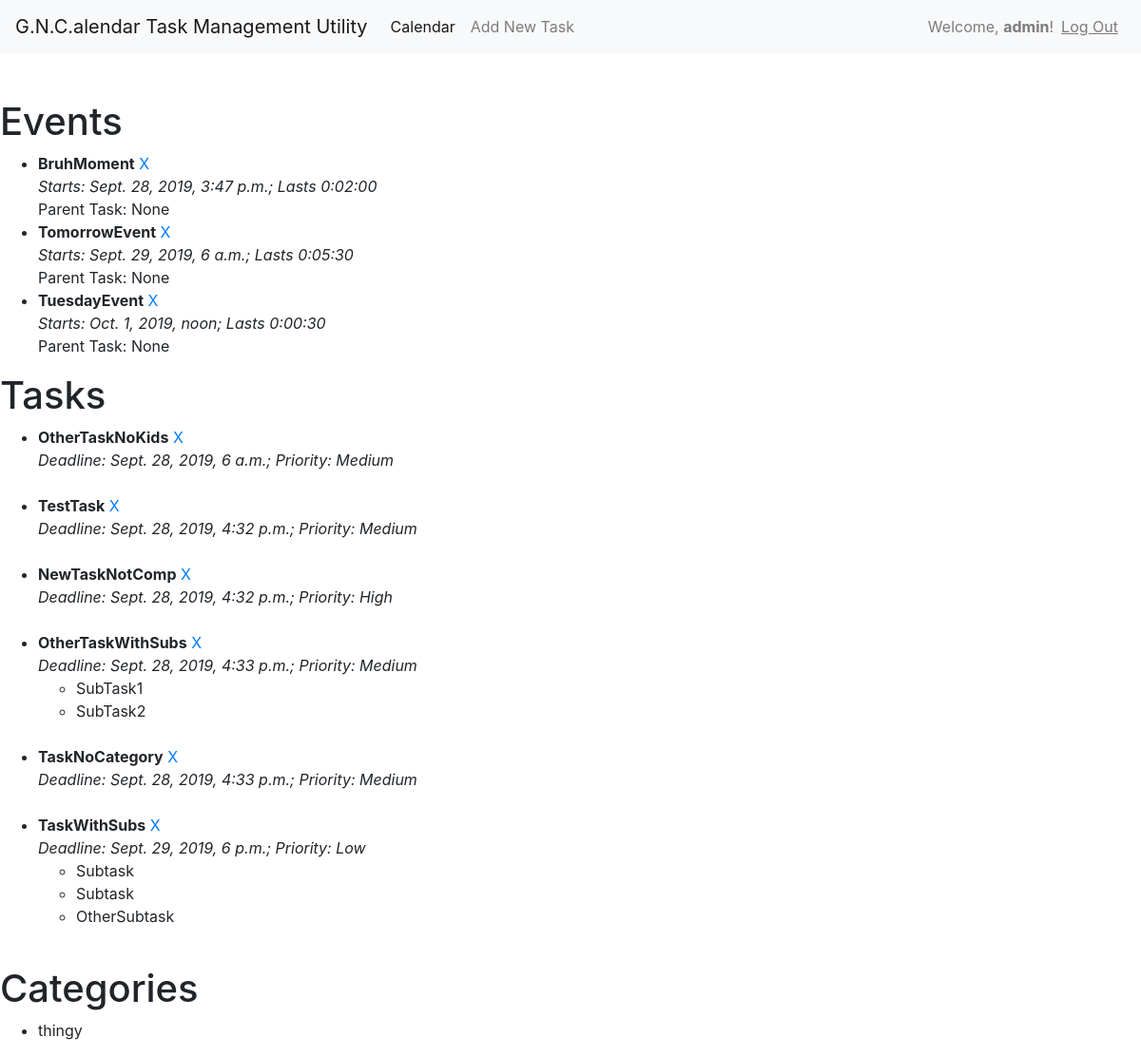
/cal/ (signed in), run on an earlier commit of the app's database.
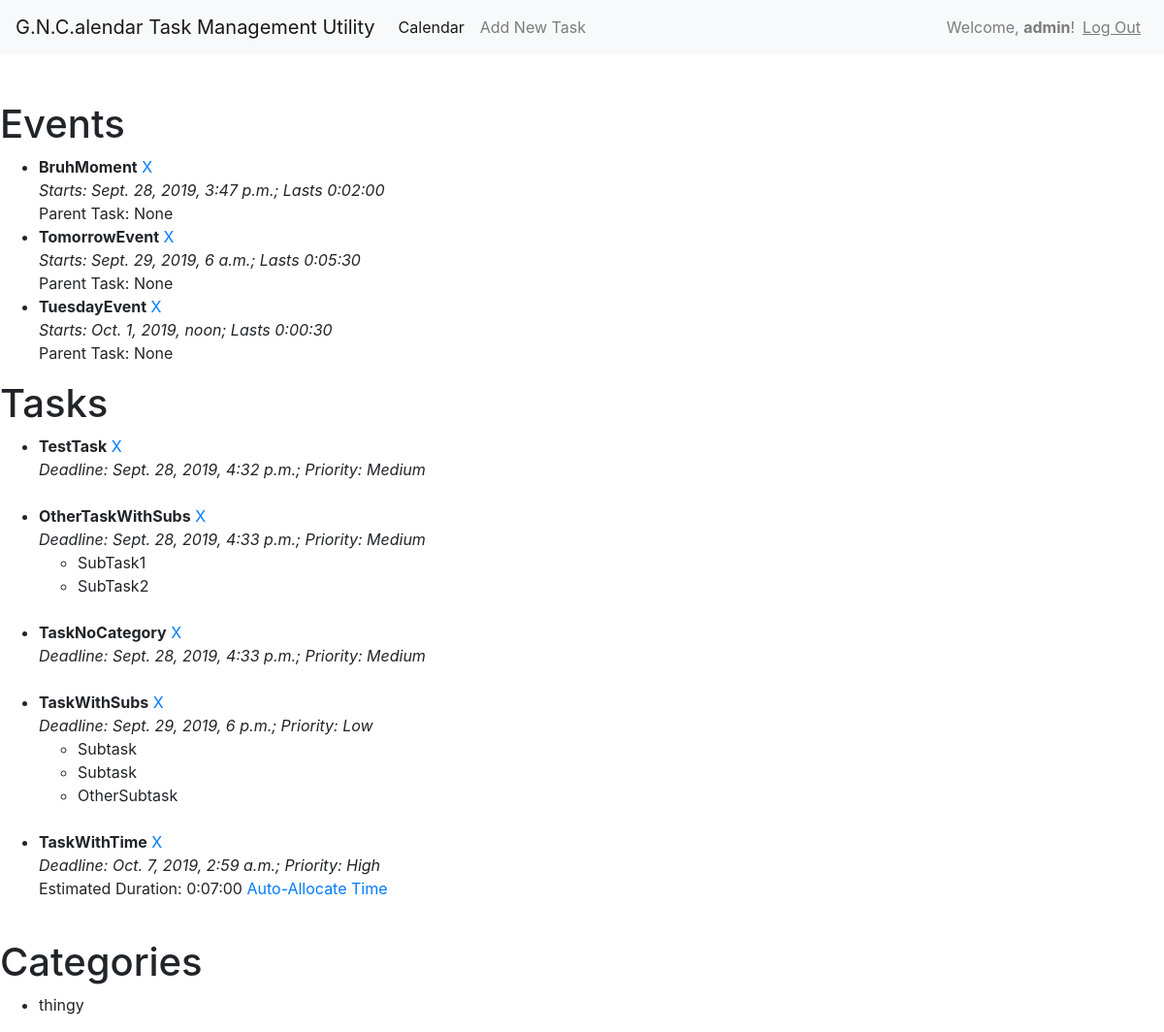
And on a later commit of the database.
### calapp/models.py (models this page shows)
class Event(models.Model):
    user = models.ForeignKey(
        settings.AUTH_USER_MODEL,
        on_delete=models.CASCADE,
    )
    event_name = models.CharField(max_length=300)
    parent_task = models.ForeignKey(Task, on_delete=models.CASCADE, null=True, blank=True)
    category = models.ForeignKey(Category, on_delete=models.CASCADE, null=True, blank=True)
    start_time = models.DateTimeField()
    duration = models.DurationField()

class Task(models.Model):
    user = models.ForeignKey(
        settings.AUTH_USER_MODEL,
        on_delete=models.CASCADE,
    )
    task_name = models.CharField(max_length=300)
    deadline = models.DateTimeField()
    PRIORITY_CHOICES = (
        ("HIGH_PRI", "High"),
        ("MED_PRI", "Medium"),
        ("LOW_PRI", "Low"),
    )
    priority = models.CharField(max_length=15, choices=PRIORITY_CHOICES, default="MED_PRI")
    category = models.ForeignKey(Category, on_delete=models.CASCADE, null=True, blank=True)
    completed = models.BooleanField()
    estimatedDuration = models.DurationField(null=True, blank=True)

class Subtask(models.Model):
    user = models.ForeignKey(
        settings.AUTH_USER_MODEL,
        on_delete=models.CASCADE,
    )
    subtask_name = models.CharField(max_length=300)
    parent_task = models.ForeignKey(Task, on_delete=models.CASCADE)
    completed = models.BooleanField()

class Category(models.Model):
    user = models.ForeignKey(
        settings.AUTH_USER_MODEL,
        on_delete=models.CASCADE,
    )
    category_name = models.CharField(max_length=300)
    parent_category = models.ForeignKey("self", on_delete=models.CASCADE, null=True, blank=True)
    color_hex = models.CharField(max_length=6)

### calapp/views.py (the view)
# urls.py: path('', views.index, name='index'),
def index(request):
    if (not request.user.is_authenticated):
        return HttpResponse("Not logged in!")
    all_events = Event.objects.filter(user__exact=request.user).order_by("event_name")
    tasks = Task.objects.filter(user__exact=request.user).order_by("deadline")
    subtasks = Subtask.objects.filter(user__exact=request.user).all
    categories = Category.objects.filter(user__exact=request.user).all
    template = loader.get_template("calapp/index.html")
    context = {
        "all_events": all_events,
        "tasks": tasks,
        "subtasks": subtasks,
        "categories": categories,
    }
    return HttpResponse(template.render(context, request))

### calapp/templates/calapp/index.html (shortened to what this page needs)
<!doctype html>
<html>
<head>
    <link rel="stylesheet" href="https://stackpath.bootstrapcdn.com/bootstrap/4.3.1/css/bootstrap.min.css">
</head>
<body>
<nav class="navbar navbar-expand-lg navbar-light bg-light">
  <a class="navbar-brand" href="/">G.N.C.alendar Task Management Utility</a>
  <div class="collapse navbar-collapse" id="navbarSupportedContent">
    <ul class="navbar-nav mr-auto">
      <li class="nav-item active">
        <a class="nav-link" href="#">Calendar <span class="sr-only">(current)</span></a>
      </li>
      <li class="nav-item">
        <a class="nav-link" href="./newtask">Add New Task</a>
      </li>
    </ul>
    <ul class="navbar-nav ml-auto">
      <li class="nav-item">
        <span class="navbar-text">
            Welcome, <b>{{ user.get_username }}</b>!
        </span>
      </li>
      <li class="nav-item">
        <a class="nav-link" href="#"><u>Log Out</u></a>
      </li>
    </ul>
  </div>
</nav>
<br><br>
<h1>Events</h1>
{% if all_events %}
    <ul>
    {% for event in all_events %}
        <li>
        <b>{{ event.event_name }}</b> <a href="./deleteevent?id={{ event.id }}">X</a><br>
        <i>Starts: {{ event.start_time }}; Lasts {{ event.duration }}<br></i>
        Parent Task: {{ event.parent_task }}
        </li>
    {% endfor %}
    </ul>
{% else %}
    <p>There are no events! Do something with your life!</p>
{% endif %}
<h1>Tasks</h1>
{% if tasks %}
    <ul>
    {% for task in tasks %}
        <li>
        <b>{{ task.task_name }}</b> <a href="./deletetask?id={{ task.id }}">X</a><br>
        <i>Deadline: {{ task.deadline }}; Priority: {{ task.get_priority_display }}</i><br>
        {% if task.estimatedDuration %}
            Estimated Duration: {{ task.estimatedDuration }} <a href="./allocatetasktime?id={{ task.id }}">Auto-Allocate Time</a><br>
        {% endif %}
        {% if task.subtask_set %}
            <ul>
            {% for subtask in task.subtask_set.all %}
                <li>{{ subtask.subtask_name }}</li>
            {% endfor %}
            </ul>
        {% endif %}
        <br>
        </li>
    {% endfor %}
    </ul>
{% else %}
    <p>There are no tasks! Do something with your life!</p>
{% endif %}
<h1>Categories</h1>
{% if categories %}
    <ul>
    {% for category in categories %}
        <li>{{ category.category_name }}</li>
    {% endfor %}
    </ul>
{% else %}
    <p>There are no categories! Do something with your life!</p>
{% endif %}
</body>
</html>

What changed in the data, as far as the page shows it:
removed Task: task_name "OtherTaskNoKids", deadline "Sept. 28, 2019, 6 a.m.", priority "Medium"
removed Task: task_name "NewTaskNotComp", deadline "Sept. 28, 2019, 4:32 p.m.", priority "High"
added Task: task_name "TaskWithTime", deadline "Oct. 7, 2019, 2:59 a.m.", priority "High", estimatedDuration "0:07:00"
